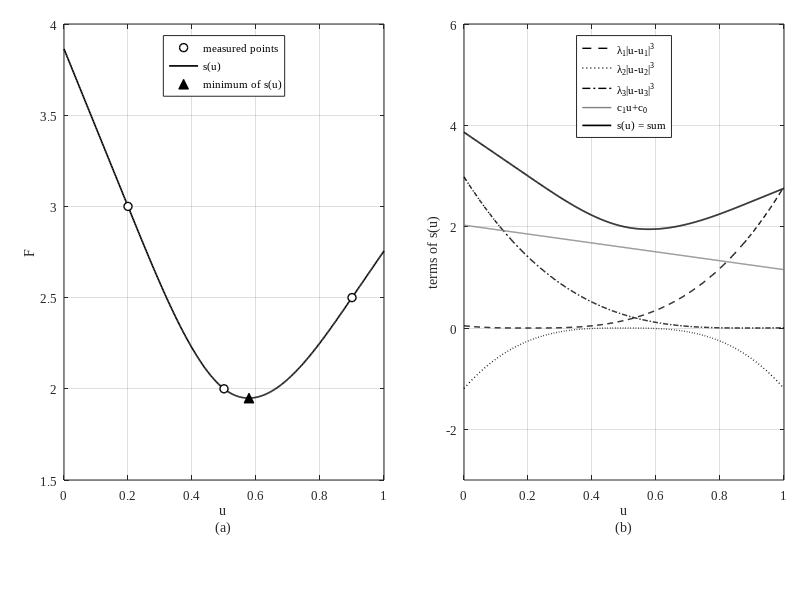
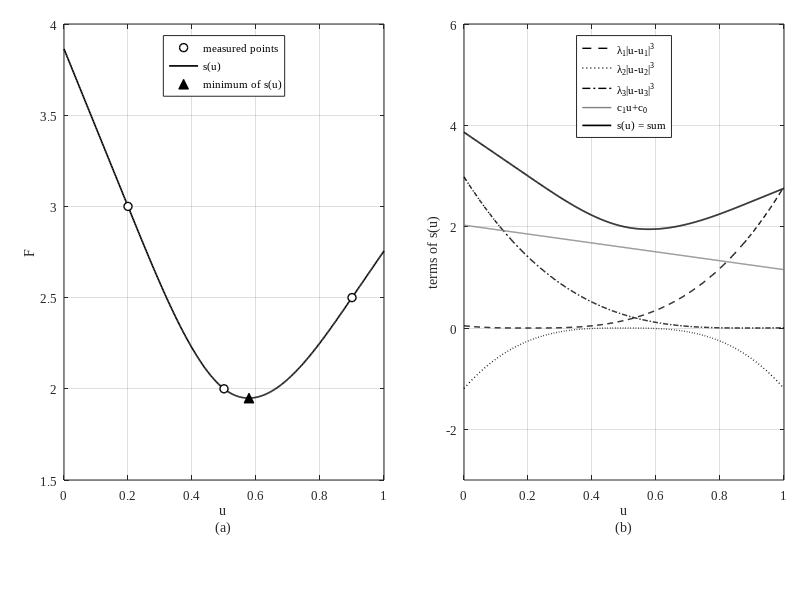

Write the MATLAB code that produced these figures, in order.
function plot_rbf_toy()
%PLOT_RBF_TOY  One-variable example of the cubic radial basis function with a linear tail used by surrogateopt (step 2 of the search method).
%   Three measured points (u, F) = (0.2, 3.0), (0.5, 2.0), (0.9, 2.5). The surrogate s(u) = sum_i lambda_i |u - u_i|^3 + c1 u + c0 passes through them;
%   the figure also shows the three cubic "bumps" lambda_i |u - u_i|^3 and the linear tail c1 u + c0 whose sum is s(u).
%   Run from this folder:  >> plot_rbf_toy      Writes Fig_rbf_toy.png and .pdf next to this file.
here = fileparts(mfilename('fullpath'));
ui = [0.2 0.5 0.9]; Fi = [3.0 2.0 2.5];
r = abs(ui' - ui) .^ 3;
A = [r, ui', ones(3, 1); ui, 0, 0; ones(1, 3), 0, 0];
sol = A \ [Fi'; 0; 0];
lam = sol(1:3)'; c1 = sol(4); c0 = sol(5);
u = linspace(0, 1, 501);
bump = zeros(3, numel(u));
for i = 1:3, bump(i, :) = lam(i) * abs(u - ui(i)) .^ 3; end
tail = c1 * u + c0;
s = sum(bump, 1) + tail;
[smin, k] = min(s);

f = figure('Visible', 'off', 'Units', 'inches', 'Position', [1 1 7.2 3.0], 'Color', 'w');
set(f, 'DefaultAxesFontName', 'Times New Roman', 'DefaultTextFontName', 'Times New Roman', 'DefaultAxesFontSize', 9);
axa = axes('Position', [0.08 0.20 0.40 0.76]); hold(axa, 'on');
axb = axes('Position', [0.58 0.20 0.40 0.76]); hold(axb, 'on');
h1 = plot(axa, u, s, 'k-', 'LineWidth', 1.2);
h2 = plot(axa, ui, Fi, 'ko', 'MarkerSize', 6, 'MarkerFaceColor', 'w', 'LineWidth', 1.0);
h3 = plot(axa, u(k), smin, 'k^', 'MarkerSize', 7, 'MarkerFaceColor', 'k');
xlabel(axa, {'u', '(a)'}); ylabel(axa, 'F');
legend(axa, [h2 h1 h3], {'measured points', 's(u)', 'minimum of s(u)'}, 'Location', 'north', 'Box', 'on', 'FontSize', 8);
xlim(axa, [0 1]); ylim(axa, [1.5 4]);
ls = {'--', ':', '-.'};
for i = 1:3, plot(axb, u, bump(i, :), ls{i}, 'Color', 'k', 'LineWidth', 1.0); end
plot(axb, u, tail, '-', 'Color', [0.5 0.5 0.5], 'LineWidth', 1.0);
plot(axb, u, s, 'k-', 'LineWidth', 1.2);
xlabel(axb, {'u', '(b)'}); ylabel(axb, 'terms of s(u)');
legend(axb, {'\lambda_1|u-u_1|^3', '\lambda_2|u-u_2|^3', '\lambda_3|u-u_3|^3', 'c_1u+c_0', 's(u) = sum'}, 'Location', 'north', 'Box', 'on', 'FontSize', 8);
xlim(axb, [0 1]); ylim(axb, [-3 6]);
for ax = [axa axb], set(ax, 'Box', 'on', 'TickDir', 'in', 'LineWidth', 0.6, 'XGrid', 'on', 'YGrid', 'on', 'GridAlpha', 0.15); end
exportgraphics(f, fullfile(here, 'Fig_rbf_toy.png'), 'Resolution', 300);
exportgraphics(f, fullfile(here, 'Fig_rbf_toy.pdf'), 'ContentType', 'vector');
close(f);
fprintf('lambda = %s, c1 = %.4f, c0 = %.4f, min s = %.4f at u = %.3f\n', mat2str(lam, 5), c1, c0, smin, u(k));
for t = 0:0.1:1, fprintf('s(%.1f) = %.3f\n', t, interp1(u, s, t)); end
end
